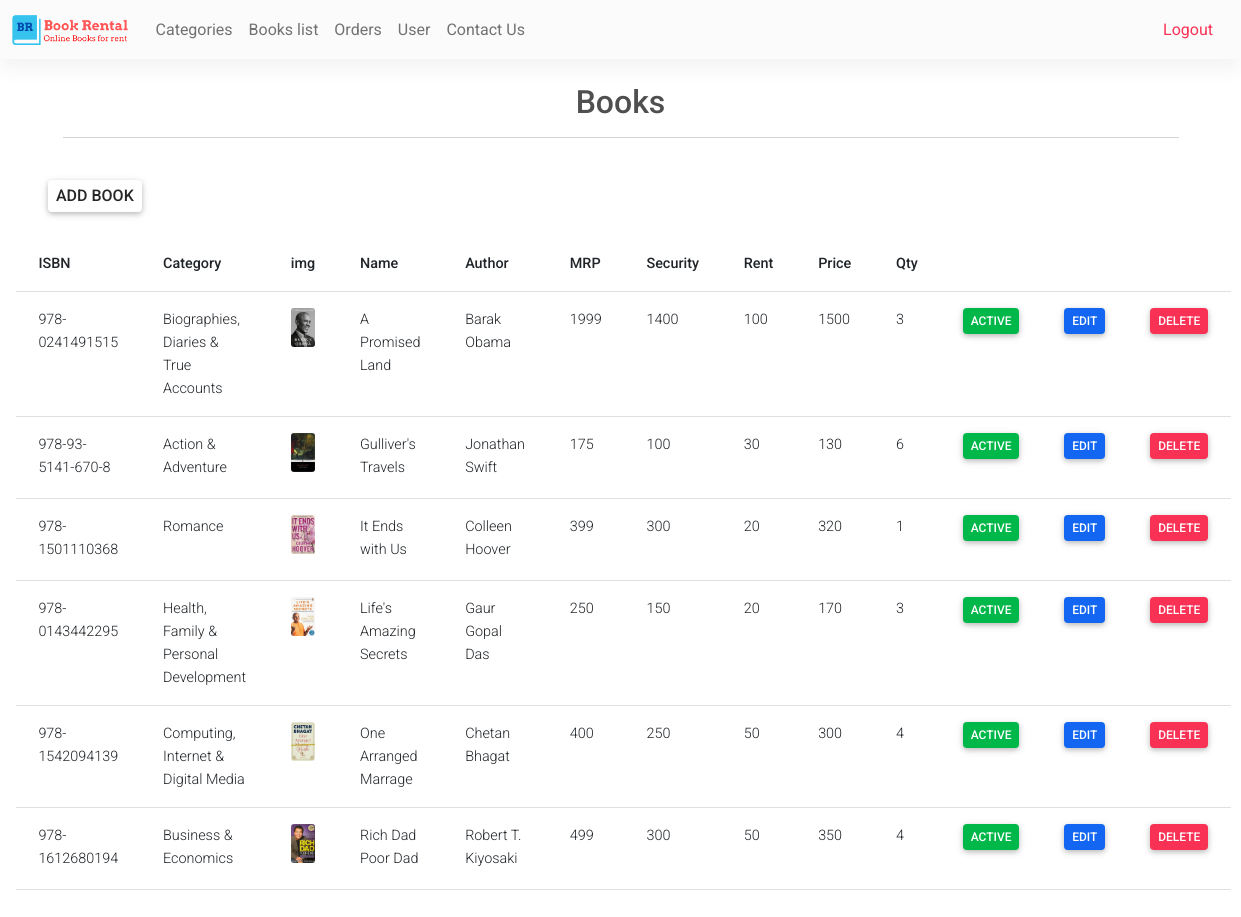
The page /Admin/books.php (signed in) on the database its author committed.
### tables this page shows
CREATE TABLE `books` (
  `id` int(11) NOT NULL,
  `category_id` int(11) NOT NULL,
  `ISBN` varchar(20) NOT NULL,
  `name` varchar(255) NOT NULL,
  `img` varchar(255) NOT NULL,
  `author` varchar(75) NOT NULL,
  `mrp` int(11) NOT NULL,
  `security` int(11) NOT NULL,
  `rent` int(11) NOT NULL,
  `qty` int(11) NOT NULL,
  `short_desc` varchar(2000) NOT NULL,
  `description` text NOT NULL,
  `status` tinyint(4) NOT NULL,
  `price` int(3) GENERATED ALWAYS AS (coalesce(`security`,0) + coalesce(`rent`,0)) VIRTUAL
);

CREATE TABLE `categories` (
  `id` mediumint(9) NOT NULL,
  `category` varchar(50) NOT NULL,
  `status` tinyint(4) NOT NULL
);

### Admin/books.php (the view, shortened to what this page needs)
<?php
  require('topNav.php');
  $sql = "select books.*, categories.category from books left join categories on books.category_id=categories.id order by books.name asc";
  $res = mysqli_query($con, $sql);
?>
<main>
    <div class="container pt-4">
        <h4 class="fs-2 text-center ">Books</h4>
        <hr>
        <br>
    </div>
    <h5 class="btn btn-white ms-5 px-2 py-1 fs-6 "><a class="link-dark" href="manageBooks.php">Add Book</a></h5>
    <div class="card-body">
        <table class="table">
            <thead>
            <tr>
                <th>ISBN</th>
                <th>Category</th>
                <th>img</th>
                <th>Name</th>
                <th>Author</th>
                <th>MRP</th>
                <th>Security</th>
                <th>Rent</th>
                <th>Price</th>
                <th>Qty</th>
                <th></th>
                <th></th>
                <th></th>
            </tr>
            </thead>
            <tbody>
            <?php
              while ($row = mysqli_fetch_assoc($res)) { ?>
                  <tr>
                      <td> <?php echo $row['ISBN'] ?> </td>
                      <td> <?php echo $row['category'] ?> </td>
                      <td><img src="<?php echo BOOK_IMAGE_SITE_PATH . $row['img'] ?>" class="card-img"></td>
                      <td> <?php echo $row['name'] ?> </td>
                      <td> <?php echo $row['author'] ?> </td>
                      <td> <?php echo $row['mrp'] ?> </td>
                      <td> <?php echo $row['security'] ?> </td>
                      <td> <?php echo $row['rent'] ?> </td>
                      <td> <?php echo $row['price'] ?> </td>
                      <td> <?php echo $row['qty'] ?> </td>
                      <td>
                        <?php
                          if ($row['status'] == 1) {
                            echo "<a class='link-white btn btn-success px-2 py-1' href='?type=status&operation=deactive&id=" . $row['id'] .
                              "'>Active</a>&nbsp&nbsp";
                          } else {
                            echo "<a class='link-white btn btn-warning px-2 py-1' href='?type=status&operation=active&id=" . $row['id'] .
                              "'>Deactive</a>&nbsp&nbsp";
                          }
                        ?>
                      </td>
                      <td>
                        <?php
                          echo "<a class='link-white btn btn-primary px-2 py-1' href='manageBooks.php?id=" . $row['id'] . "'>Edit</a>";
                        ?>
                      </td>
                      <td>
                        <?php
                          echo "<a class='link-white btn btn-danger px-2 py-1' href='?type=delete&id=" . $row['id'] . "'>Delete</a>";
                        ?>
                      </td>
                  </tr>
              <?php } ?>
            </tbody>
        </table>
    </div>
</main>
</body>
</html>

### rows shown on the page
books: ISBN "978-0241491515", category.category "Biographies, Diaries & True Accounts", img (picture), name "A Promised Land", author "Barak Obama", mrp "1999", security "1400", rent "100", price "1500", qty "3"
books: ISBN "978-93-5141-670-8", category.category "Action & Adventure", img (picture), name "Gulliver's Travels", author "Jonathan Swift", mrp "175", security "100", rent "30", price "130", qty "6"
books: ISBN "978-1501110368", category.category "Romance", img (picture), name "It Ends with Us", author "Colleen Hoover", mrp "399", security "300", rent "20", price "320", qty "1"
books: ISBN "978-0143442295", category.category "Health, Family & Personal Development", img (picture), name "Life's Amazing Secrets", author "Gaur Gopal Das", mrp "250", security "150", rent "20", price "170", qty "3"
books: ISBN "978-1542094139", category.category "Computing, Internet & Digital Media", img (picture), name "One Arranged Marrage", author "Chetan Bhagat", mrp "400", security "250", rent "50", price "300", qty "4"
books: ISBN "978-1612680194", category.category "Business & Economics", img (picture), name "Rich Dad Poor Dad", author "Robert T. Kiyosaki", mrp "499", security "300", rent "50", price "350", qty "4"
